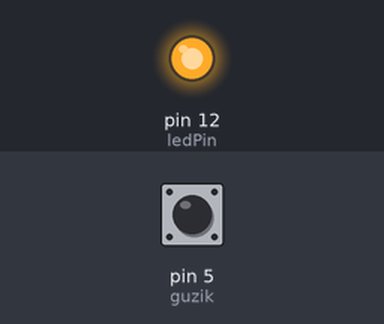
The sketch below on a simulated Arduino Uno, built with avr-gcc and run on an emulated ATmega328P. Shown: output pins drawn as LEDs (lit = HIGH). Inputs (shaded band) come from the test bench; at power-on: pin 5 (guzik) HIGH.

Above: at 1.2 s.
1.3 s: pin 5 (guzik) pulled LOW for 0.15 s
At 1.37 s:
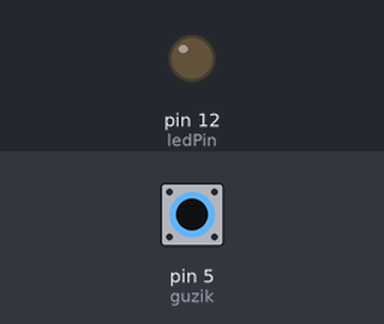
2.9 s: pin 5 (guzik) pulled LOW for 3.2 s
At 6.6 s:
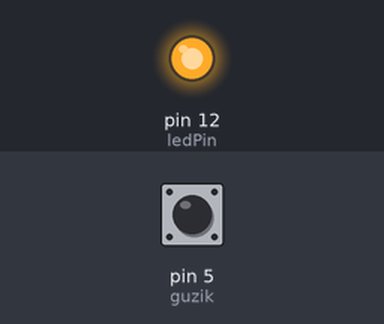
Timing chart, 0 to 8.1 s (numbered marks = the images above; inputs shaded):
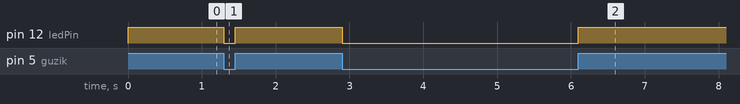

The sketch:

led_dobry_nodelay.ino
```cpp
// Variables will change:
int pwm = 125;
unsigned long previousMillis = 0;        // will store last time LED was updated

// constants won't change:
const long interval = 300;           // interval at which to blink (milliseconds)
const int ledPin =  12;// the number of the LED pin
const int guzik =  5;
void setup() {

  pinMode(ledPin, OUTPUT);
  pinMode(guzik,INPUT_PULLUP);
}

void loop() {

  unsigned long currentMillis = millis();
  if (digitalRead(guzik) == HIGH)
  {

    pwm = 250;
    analogWrite(ledPin, pwm);

}
       else {
        pwm = 0;
     if (currentMillis - previousMillis >= interval) {
    previousMillis = currentMillis;
       if (pwm == 125) {
           pwm = 0;
    }    else {
           pwm = 125;
    }
    }
  }
    // set the LED with the ledState of the variable:
    analogWrite(ledPin, pwm);
  }
```

Measured:
- after the input at 1.3 s, pin 12 (ledPin): HIGH → LOW at once, → HIGH 0.15 s later
- after the input at 2.9 s, pin 12 (ledPin): HIGH → LOW at once, → HIGH 3.2 s later
